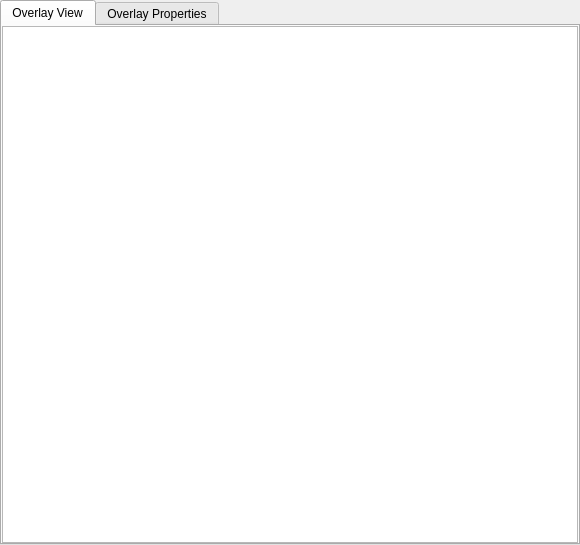
<ui version="4.0" >
 <class>DebugBufferViewOverlay</class>
 <widget class="QWidget" name="DebugBufferViewOverlay" >
  <property name="geometry" >
   <rect>
    <x>0</x>
    <y>0</y>
    <width>580</width>
    <height>545</height>
   </rect>
  </property>
  <property name="windowTitle" >
   <string>Debug BufferView Overlay</string>
  </property>
  <layout class="QVBoxLayout" name="verticalLayout_2" >
   <property name="margin" >
    <number>0</number>
   </property>
   <item>
    <widget class="QTabWidget" name="tabWidget" >
     <property name="currentIndex" >
      <number>0</number>
     </property>
     <widget class="QWidget" name="overlayView" >
      <attribute name="title" >
       <string>Overlay View</string>
      </attribute>
      <layout class="QVBoxLayout" name="verticalLayout" >
       <property name="margin" >
        <number>0</number>
       </property>
       <item>
        <widget class="QTreeView" name="bufferView" />
       </item>
      </layout>
     </widget>
     <widget class="QWidget" name="overlayProperties" >
      <attribute name="title" >
       <string>Overlay Properties</string>
      </attribute>
     </widget>
    </widget>
   </item>
  </layout>
 </widget>
 <resources/>
 <connections/>
</ui>
